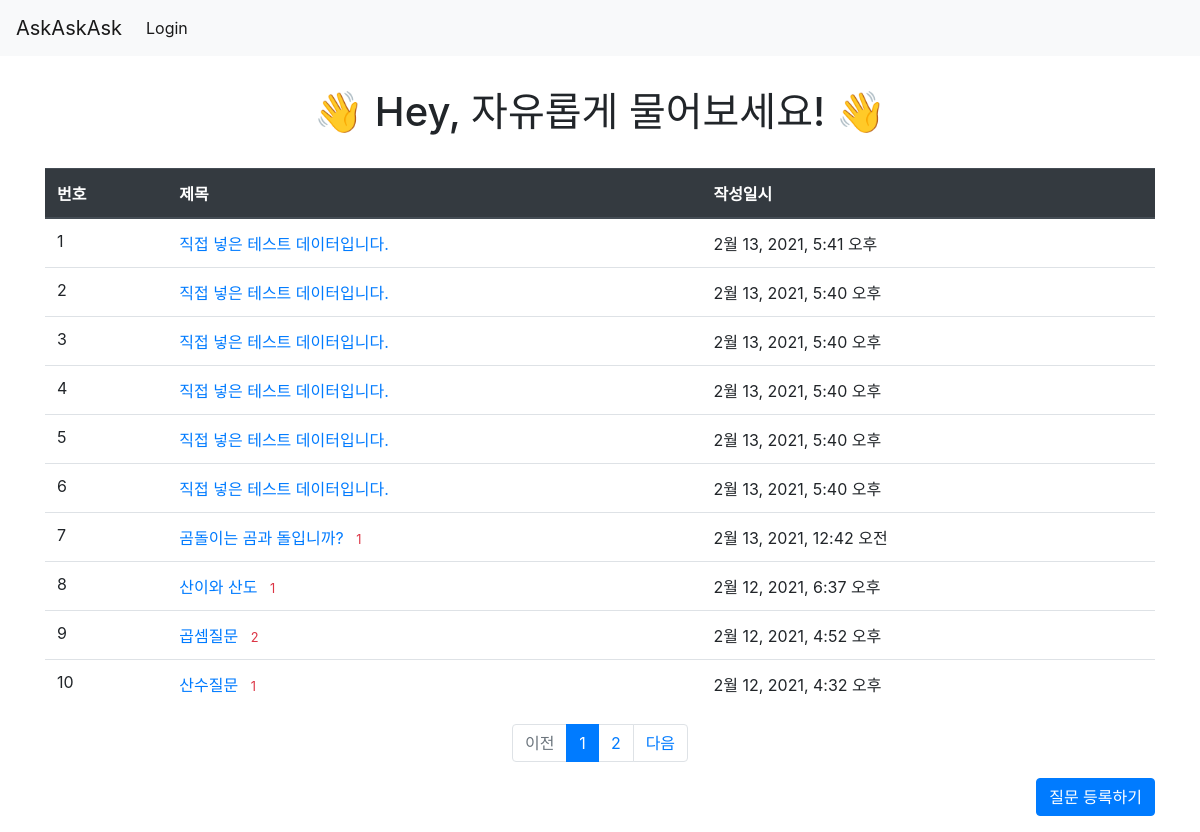
Page /pybo/ on the earlier database version.
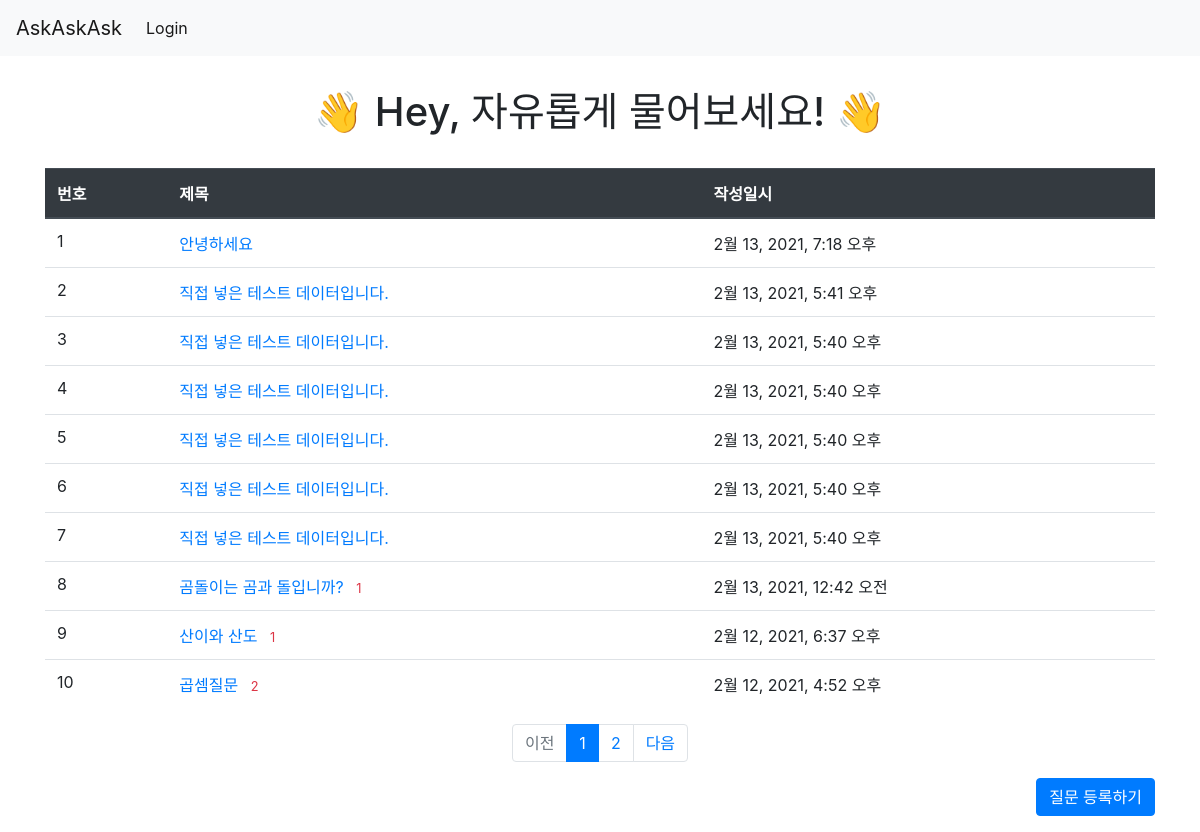
Same page on the later database version.
### pybo/models.py (models this page shows, shortened)
class Question(models.Model):
    subject = models.CharField(max_length=200)
    content = models.TextField()
    create_date = models.DateTimeField(auto_now=False, auto_now_add=False)

### pybo/views.py (the view)
# urls.py: path("", views.index, name="index"),
def index(request):
    page = request.GET.get("page", "1")
    question_list = Question.objects.order_by("-create_date")
    paginator = Paginator(question_list, 10)
    page_obj = paginator.get_page(page)
    context = {"question_list": page_obj}
    return render(request, "pybo/question_list.html", context)

### templates/pybo/question_list.html
{% extends 'base.html' %} {% block content %} {% load static %}
<link
  rel="stylesheet"
  type="text/css"
  href="{% static 'bootstrap.min.css' %}"
/>
<link rel="stylesheet" type="text/css" href="{% static 'style.css' %}" />
<h1> 👋 Hey, 자유롭게 물어보세요! 👋  </h1>
<div class="container my-3">
  <table class="table">
    <thead>
      <tr class="thead-dark">
        <th>번호</th>
        <th>제목</th>
        <th>작성일시</th>
      </tr>
    </thead>
    <tbody>
      {% if question_list %} {% for question in question_list%}
      <tr>
        <td>{{forloop.counter}}</td>
        <td>
          <a href="{% url 'pybo:detail' question.id %}">{{question.subject}}</a>
          {% if question.answer_set.count > 0 %}
          <span class="text-danger small ml-2">{{ question.answer_set.count }}</span>
          {% endif%}
        </td>
        <td>{{question.create_date}}</td>
      </tr>
      {% endfor %} {% else %}
      <tr>
        <td colspan="3">질문이 없습니다.</td>
      </tr>
      {% endif %}
    </tbody>
  </table>
  <ul class="pagination justify-content-center">
    {% if question_list.has_previous %}
    <li class="page-item">
        <a class="page-link" href="?page={{ question_list.previous_page_number }}">이전</a>
    </li>
    {% else %}
    <li class="page-item disabled">
        <a class="page-link" tabindex="-1" aria-disabled="true" href="#">이전</a>
    </li>
    {% endif %}
    {% for page_number in question_list.paginator.page_range %}
      {% if page_number >= question_list.number|add:-5 and page_number <= question_list.number|add:5 %}
        {% if page_number == question_list.number %}
        <li class="page-item active" aria-current="page">
            <a class="page-link" href="?page={{ page_number }}">{{ page_number }}</a>
        </li>
        {% else %}
        <li class="page-item">
            <a class="page-link" href="?page={{ page_number }}">{{ page_number }}</a>
        </li>
        {% endif %}
      {% endif %}
    {% endfor %}
    {% if question_list.has_next %}
    <li class="page-item">
        <a class="page-link" href="?page={{ question_list.next_page_number }}">다음</a>
    </li>
    {% else %}
    <li class="page-item disabled">
        <a class="page-link" tabindex="-1" aria-disabled="true" href="#">다음</a>
    </li>
    {% endif %}
  </ul>
  <div class="d-flex justify-content-end">
    <a href="{% url 'pybo:question_create' %}" class="btn btn-primary"
      >질문 등록하기</a
    >
  </div>
</div>
{%endblock%}

Differences in the rows shown:
no longer on this page (row unchanged): Question: subject "산수질문", answer_set.count "1", create_date "2월 12, 2021, 4:32 오후"
added Question: subject "안녕하세요", create_date "2월 13, 2021, 7:18 오후"
